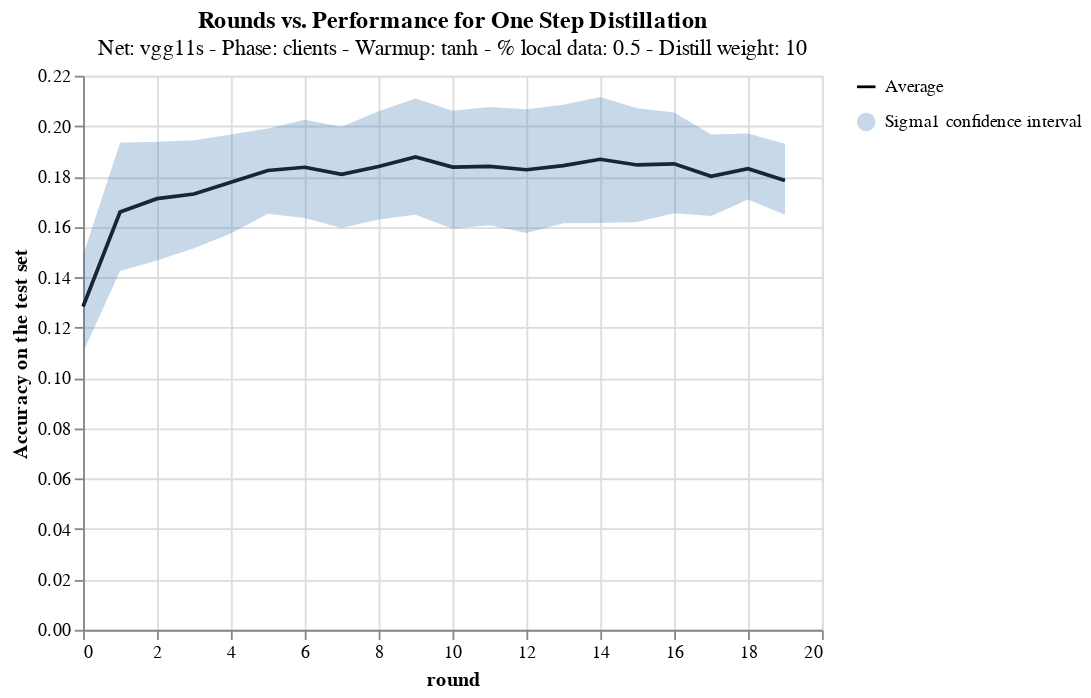

The notebook cell saved with this chart:
### Code cell
generate_plot(data, list_of_experiments[14].hyperparameters)

### Figure 1 — Vega-Lite specification as saved in the notebook (floating-point values rounded to 4 significant figures; data arrays with more than 128 entries replaced by an {"elided": "..."} marker saying what was removed)
{"config": {"view": {"continuousWidth": 400, "continuousHeight": 300}}, "layer": [{"mark": "line", "encoding": {"color": {"type": "nominal", "field": "line", "legend": {"symbolType": "stroke"}, "scale": {"range": ["black"]}, "title": ""}, "x": {"type": "quantitative", "field": "round"}, "y": {"type": "quantitative", "aggregate": "mean", "field": "value"}}, "title": {"text": "Rounds vs. Performance for One Step Distillation", "subtitle": "Net: vgg11s - Phase: clients - Warmup: tanh - % local data: 0.5 - Distill weight: 10"}, "transform": [{"calculate": "'Average'", "as": "line"}, {"calculate": "'Sigma1 confidence interval'", "as": "shade"}]}, {"mark": {"type": "errorband", "extent": "ci"}, "encoding": {"color": {"type": "nominal", "field": "shade", "legend": {"symbolType": "circle"}, "scale": {"range": ["steelblue"]}, "title": ""}, "x": {"type": "quantitative", "field": "round"}, "y": {"type": "quantitative", "field": "value", "title": "Accuracy on the test set"}}, "title": {"text": "Rounds vs. Performance for One Step Distillation", "subtitle": "Net: vgg11s - Phase: clients - Warmup: tanh - % local data: 0.5 - Distill weight: 10"}, "transform": [{"calculate": "'Average'", "as": "line"}, {"calculate": "'Sigma1 confidence interval'", "as": "shade"}]}], "data": {"name": "data-b30a3a3bad5566cd72bd7fe6ab1ba52f"}, "resolve": {"scale": {"color": "independent"}}, "$schema": "https://vega.github.io/schema/vega-lite/v4.8.1.json", "datasets": {"data-b30a3a3bad5566cd72bd7fe6ab1ba52f": {"elided": "400 records"}}}
